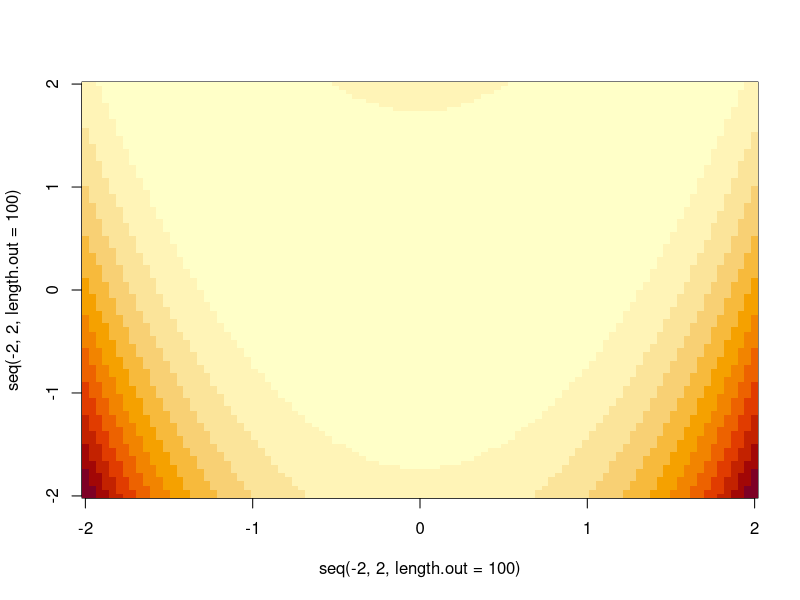

The R source for this figure:

simulate_hawkes_marked <- function(
                                   T_max = 100,           # Tempo máximo
                                   X_lim = c(0, 10),      # Limites em X
                                   Y_lim = c(0, 10),      # Limites em Y
                                   mu = 0.5,              # Intensidade de base
                                   # Parâmetros do Kernel g:
                                   k0 = 0.4,              # Produtividade base (o quanto um terremoto afeta a criação de outros)
                                   alpha = 0.5,           # Influência da magnitude na produtividade
                                   beta_time = 1.0,       # Decaimento temporal (kernel exponencial)
                                   sigma_space = 0.5,     # Desvio padrão espacial (kernel gaussiano)
                                   b_mag = 1.0,           # Parâmetro da distribuição exponencial das magnitudes
                                   m_min = 2.0            # Magnitude mínima a ser considerada
                                   ) {
    # Lista para armazenar todos os eventos:
    all_events <- data.frame(t=numeric(), x=numeric(), y=numeric(), m=numeric(), gen=numeric())
    #----Geração dos Eventos Pais----
    # Área da região:
    area <- (X_lim[2] - X_lim[1]) * (Y_lim[2] - Y_lim[1])
    # Número esperado de pais (Poisson):
    n_parents <- rpois(1, lambda = mu * area * T_max)
    if(n_parents > 0) {
        # Criação dos eventos pais:
        parents <- data.frame(
            t = runif(n_parents, 0, T_max),            # Tempos distribuídos uniformemente
            x = runif(n_parents, X_lim[1], X_lim[2]),  # Posições distribuídas uniformemente
            y = runif(n_parents, Y_lim[1], Y_lim[2]),  # Posições distribuídas uniformemente
            m = rexp(n_parents, rate = b_mag) + m_min, # Marcas (Magnitude)
            gen = 0                                    # Geração 0
        )
        # Adição à lista com todos os eventos:
        all_events <- rbind(all_events, parents)
        # Controle das gerações:
        current_gen_events <- parents
    } else {
        # Controle para caso nenhum evento seja gerado
        return(NULL)
    }
    #-----Geração de Descendentes----
    # Inicializa o processo na geração 0:
    generation <- 0
    # Loop enquanto houver eventos na geração atual capazes de gerar filhos:
    while(nrow(current_gen_events) > 0) {
        # Atualiza a geração:
        generation <- generation + 1
        # Cria o data.frame com os próximos eventos:
        next_gen_events <- data.frame()
        # Itera sobre cada evento da geração atual:
        for(i in 1:nrow(current_gen_events)) {
            # Adiciona os pais:
            parent <- current_gen_events[i,]
            # Calcula a produtividade baseada na magnitude:
            # N ~ Poisson(k0 * exp(alpha * (m - m_min)))
            # Número esperado de descendentes:
            expected_offspring <- k0 * exp(alpha * (parent$m - m_min))
            # Gera o número de descendentes:
            n_offspring <- rpois(1, expected_offspring)
            if(n_offspring > 0) {
                # Gera tempos dos descendentes, seguindo distribuição exponencial:
                dt <- rexp(n_offspring, rate = beta_time)
                t_new <- parent$t + dt
                # Filtra eventos que passam do T_max:
                valid_idx <- t_new <= T_max
                n_valid <- sum(valid_idx)
                if(n_valid > 0) {
                    t_new <- t_new[valid_idx]
                    # Gera distribuição isotrópica no espaço:
                    x_new <- rnorm(n_valid, mean = parent$x, sd = sigma_space)
                    y_new <- rnorm(n_valid, mean = parent$y, sd = sigma_space)
                    # Gera marcas/magnitudes para os filhos:
                    m_new <- rexp(n_valid, rate = b_mag) + m_min
                    # Cria dataframe temporário:
                    offspring <- data.frame(
                        t = t_new,
                        x = x_new,
                        y = y_new,
                        m = m_new,
                        gen = generation
                    )
                    # Manter apenas eventos dentro da janela espacial:
                    in_window <- offspring$x >= X_lim[1] & offspring$x <= X_lim[2] &
                        offspring$y >= Y_lim[1] & offspring$y <= Y_lim[2]
                    if(sum(in_window) > 0) {
                        # Adiciona os eventos desta geração com os das gerações anteriores:
                        next_gen_events <- rbind(next_gen_events, offspring[in_window, ])
                    }
                }
            }
        }
        # Atualiza lista principal e preparar para próxima iteração:
        if(nrow(next_gen_events) > 0) {
            all_events <- rbind(all_events, next_gen_events)
            current_gen_events <- next_gen_events
        } else {
            # Encerra o loop, quando não há mais eventos criados na geração:
            current_gen_events <- data.frame() # Encerra o loop
        }
        # Segurança para evitar loops infinitos em casos supercríticos:
        if(generation > 100){
            break
        }
    }
    # Ordena os eventos por tempo:
    all_events <- all_events[order(all_events$t), ]
    # Retorna o data.frame com todos os eventos ordenados:
    return(all_events)
}

# Simulação de Processo de Hawkes Espaço-Temporal Baseado em ETAS (Ogata 1998):

simulate_hawkes_etas <- function(
                                 T_max = 100,           # Tempo máximo:
                                 X_lim = c(-10, 10),    # Limites em X
                                 Y_lim = c(-10, 10),    # Limites em Y
                                 mu = 0.05,             # Intensidade de base
                                 # Parâmetros do Kernel g:
                                 k0 = 0.1,              # Constante de escala
                                 c_par = 0.5,           # Parâmetro de deslocamento temporal
                                 p_par = 2.5,           # Expoente de decaimento temporal (p > 1 para convergir)
                                 d_par = 0.2,           # Escala espacial base
                                 alpha = 1.0,           # Sensibilidade à magnitude
                                 m_min = 2.0,           # Magnitude mínima a ser considerada
                                 b_mag = 1.5            # Parâmetro da distribuição exponencial das magnitudes
                                 ) {
    #----Funções Auxiliares----
    # Integral Temporal (0 a Infinito) de (t+c)^-p
    get_time_integral <- function(c, p) {
        return (c^(1-p) / (p-1))
    }
    # Integral Espacial de exp(-0.5 * r^2 / D)
    get_space_integral <- function(D) {
        return (2 * pi * D)
    }
    # Amostragem Temporal (Lei de Omori para Pareto)
    r_omori <- function(n, c, p) {
        u <- runif(n)
        return (c * ((1 - u)^(1 / (1 - p)) - 1))
    }
    # Lista para armazenar todos os eventos:
    all_events <- data.frame(t=numeric(), x=numeric(), y=numeric(), m=numeric(), gen=numeric())
    #----Geração dos eventos pais---
    # Área da região:
    area <- (X_lim[2] - X_lim[1]) * (Y_lim[2] - Y_lim[1])
    # Número de eventos pais gerados:
    n_parents <- rpois(1, lambda = mu * area * T_max)
    if(n_parents > 0) {
        # Criação dos eventos pais:
        current_gen <- data.frame(
            t = runif(n_parents, 0, T_max),              # Tempos uniformemente distribuídos
            x = runif(n_parents, X_lim[1], X_lim[2]),    # Localizações uniformemente distribuídas
            y = runif(n_parents, Y_lim[1], Y_lim[2]),    # Localizações uniformemente distribuídas
            m = rexp(n_parents, rate = b_mag) + m_min,   # Magnitudes exponenciais
            gen = 0
        )
        all_events <- rbind(all_events, current_gen)
    } else {
        # Caso onde nenhum evento tenha sido gerado:
        return(NULL)
    }
    #----Geração de Descendentes----
    # Inicializa a contagem de gerações:
    generation <- 0
    while(nrow(current_gen) > 0) {
        generation <- generation + 1
        next_gen <- data.frame()
        for(i in 1:nrow(current_gen)) {
            # Adiciona os eventos pais:
            parent <- current_gen[i,]
            # Calcula o termo D dependente da magnitude:
            D_val <- d_par * exp(alpha * (parent$m - m_min))
            # Calcula a produtividade (Número esperado de filhos):
            # N_esp = k0 * Int_Tempo * Int_Espaço
            int_t <- get_time_integral(c_par, p_par)
            int_s <- get_space_integral(D_val)
            expected_offspring <- k0 * int_t * int_s
            n_offspring <- rpois(1, expected_offspring)
            if(n_offspring > 0) {
                # Gera tempos aleatórios (seguindo Lei de Omori):
                dt <- r_omori(n_offspring, c_par, p_par)
                t_new <- parent$t + dt
                # Filtro temporal:
                valid <- t_new <= T_max
                if(sum(valid) > 0) {
                    n_val <- sum(valid)
                    t_new <- t_new[valid]
                    # Gera distribuição isométrica no espaço (Gaussiana com variância D_val):
                    sigma <- sqrt(D_val)
                    x_new <- rnorm(n_val, mean = parent$x, sd = sigma)
                    y_new <- rnorm(n_val, mean = parent$y, sd = sigma)
                    # Gera magnitudes dos descendentes:
                    m_new <- rexp(n_val, rate = b_mag) + m_min
                    offspring <- data.frame(t = t_new, x = x_new, y = y_new, m = m_new, gen = generation)
                    # Filtro espacial:
                    in_window <- offspring$x >= X_lim[1] & offspring$x <= X_lim[2] &
                        offspring$y >= Y_lim[1] & offspring$y <= Y_lim[2]
                    if(sum(in_window) > 0) {
                        # Adiciona os descendentes à lista de eventos:
                        next_gen <- rbind(next_gen, offspring[in_window,])
                    }
                }
            }
        }
        if(nrow(next_gen) > 0) {
            # Cria lista com todos os eventos:
            all_events <- rbind(all_events, next_gen)
            current_gen <- next_gen
        } else {
            break
        }
        # Segurança para evitar loops infinitos em casos supercríticos:
        if(generation > 100){
            break
        }
    }
    # Retorna todos os eventos, ordenados pelo tempo:
    return(all_events[order(all_events$t), ])
}

simulate_hawkes_etas_jss <- function(
  T_max = 100,           # Tempo máximo
  X_lim = c(-10, 10),    # Limites em X
  Y_lim = c(-10, 10),    # Limites em Y
  mu = 0.5,              # Taxa de background base
  u_fn = NULL,           # Função não-homogênea u(x,y) que retorna a intensidade espacial
  u_max = 1.0,           # Valor máximo da função u_fn na janela para aceitação/rejeição
  # Parâmetros ETAS (JSS):
  A = 0.1,               # Produtividade
  alpha = 1.05,          # Sensibilidade da produtividade à magnitude
  c_par = 0.05,          # Deslocamento temporal
  p_par = 1.2,           # Decaimento temporal (p > 1)
  D_par = 0.02,          # Escala espacial base
  gamma = 0.5,           # Efeito da magnitude na escala espacial
  q_par = 1.5,           # Decaimento espacial (q > 1)
  beta = 1.5,            # Parâmetro da exponencial para as magnitudes
  m_min = 2.0            # Magnitude mínima (m0)
) {
  # Lista para armazenar todos os eventos:
  all_events <- data.frame(t=numeric(), x=numeric(), y=numeric(), m=numeric(), gen=numeric())
  area <- (X_lim[2] - X_lim[1]) * (Y_lim[2] - Y_lim[1])
  # ---- 1. Geração dos Eventos Pais (Background Não-Homogêneo) ----
  # Usando Thinning (Aceitação-Rejeição)
  if (!is.null(u_fn)) {
    lambda_max <- mu * u_max * area * T_max
    n_candidates <- rpois(1, lambda = lambda_max)
    if (n_candidates > 0) {
      c_x <- runif(n_candidates, X_lim[1], X_lim[2])
      c_y <- runif(n_candidates, Y_lim[1], Y_lim[2])
      # Probabilidade de aceitar o evento baseada em u(x,y)
      prob_accept <- u_fn(c_x, c_y) / u_max
      accepted <- runif(n_candidates) < prob_accept
      n_parents <- sum(accepted)
      if (n_parents > 0) {
        parents <- data.frame(
          t = runif(n_parents, 0, T_max),
          x = c_x[accepted],
          y = c_y[accepted],
          m = rexp(n_parents, rate = beta) + m_min,
          gen = 0
        )
        all_events <- rbind(all_events, parents)
        current_gen <- parents
      } else {
        return(NULL)
      }
    } else {
      return(NULL)
    }
  } else {
    # Processo de Poisson Homogêneo se u_fn não for fornecido
    n_parents <- rpois(1, lambda = mu * area * T_max)
    if (n_parents > 0) {
      parents <- data.frame(
        t = runif(n_parents, 0, T_max),
        x = runif(n_parents, X_lim[1], X_lim[2]),
        y = runif(n_parents, Y_lim[1], Y_lim[2]),
        m = rexp(n_parents, rate = beta) + m_min,
        gen = 0
      )
      all_events <- rbind(all_events, parents)
      current_gen <- parents
    } else {
      return(NULL)
    }
  }
  # ---- 2. Geração de Descendentes ----
  generation <- 0
  while(nrow(current_gen) > 0) {
    generation <- generation + 1
    next_gen <- data.frame()
    for(i in 1:nrow(current_gen)) {
      parent <- current_gen[i,]
      # Produtividade: N ~ Poisson( A * exp(alpha * (m - m_min)) )
      expected_offspring <- A * exp(alpha * (parent$m - m_min))
      n_offspring <- rpois(1, expected_offspring)
      if(n_offspring > 0) {
        # 2a. Geração de Tempos (Inversa da CDF de Omori modificada)
        U_t <- runif(n_offspring)
        dt <- c_par * ((1 - U_t)^(-1 / (p_par - 1)) - 1)
        t_new <- parent$t + dt
        valid_t <- t_new <= T_max
        n_val <- sum(valid_t)
        if(n_val > 0) {
          t_new <- t_new[valid_t]
          # 2b. Geração do Espaço (Inversa da CDF da distribuição pareto/bivariada)
          # Variância espacial dependente da magnitude
          S_val <- D_par * exp(gamma * (parent$m - m_min))
          U_s <- runif(n_val)
          R_squared <- S_val * ((1 - U_s)^(-1 / (q_par - 1)) - 1)
          R <- sqrt(R_squared)
          theta <- runif(n_val, 0, 2 * pi)
          x_new <- parent$x + R * cos(theta)
          y_new <- parent$y + R * sin(theta)
          # 2c. Marcas / Magnitudes
          m_new <- rexp(n_val, rate = beta) + m_min
          offspring <- data.frame(
            t = t_new,
            x = x_new,
            y = y_new,
            m = m_new,
            gen = generation
          )
          # Filtro espacial para manter na janela de observação
          in_window <- offspring$x >= X_lim[1] & offspring$x <= X_lim[2] &
                       offspring$y >= Y_lim[1] & offspring$y <= Y_lim[2]
          if(sum(in_window) > 0) {
            next_gen <- rbind(next_gen, offspring[in_window,])
          }
        }
      }
    }
    if(nrow(next_gen) > 0) {
      all_events <- rbind(all_events, next_gen)
      current_gen <- next_gen
    } else {
      break
    }
    # Prevenção de loops infinitos para regimes explosivos/supercríticos
    if(generation > 100){
      warning("Regime supercrítico detectado (mais de 100 gerações). Interrompendo.")
      break
    }
  }
  return(all_events[order(all_events$t), ])
}

# --- Exemplo de Uso ---
# Definindo uma função de background não-homogêneo (ex: maior intensidade no centro)
my_u_fn <- function(x, y) {
  return(exp(-0.1 * (x^2 + y^2)))
}

# Simulando
sim_data <- simulate_hawkes_etas_jss(
  T_max = 500,
  X_lim = c(-10, 10), Y_lim = c(-10, 10),
  mu = 2.0, u_fn = my_u_fn, u_max = 1.0,
  A = 0.2, alpha = 1.1, c_par = 0.02, p_par = 1.2,
  D_par = 0.05, gamma = 0.8, q_par = 1.5, beta = 2.0, m_min = 2.5
)

fun_rosen <- function(x, a = 1, b = 200) {
    return((a - x[1])^(2) + b * (x[2] - x[1]^(2))^(2))
}

grid_teste <- expand.grid(x = seq(-2, 2, length.out = 100),
                          y = seq(-2, 2, length.out = 100))

z <- matrix(apply(grid_teste, 1, fun_rosen),
            nrow = 100, ncol = 100)

image(x = seq(-2, 2, length.out = 100),
      y = seq(-2, 2, length.out = 100),
      z = z)
